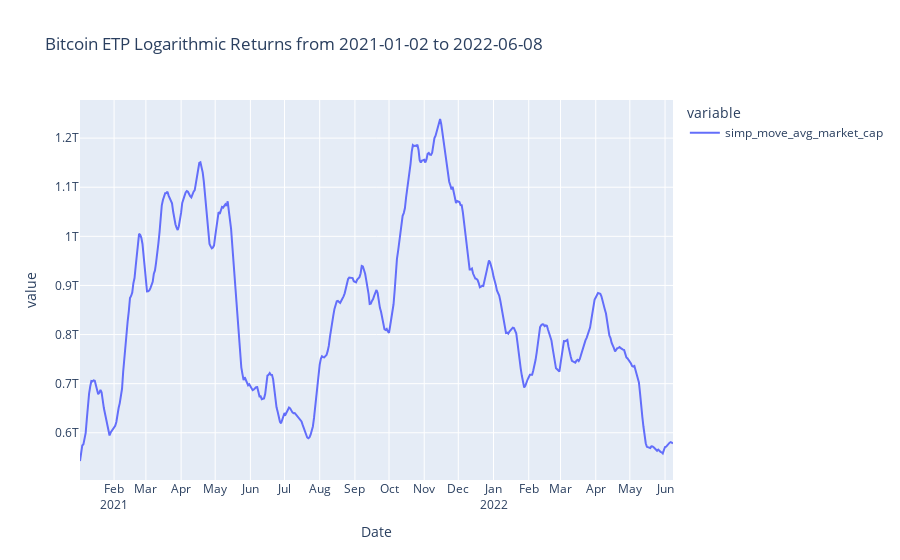

Notebook code for this chart:
### Markdown cell above
### Bitcoin plot

### Code cell
mask = (_results_df.Date >= _min_date) & (_results_df.Date <= _max_date) & (_results_df.ID == 'bitcoin')
bench_mark_df = _results_df.loc[mask]
bench_mark_df.sort_values(by=['Date'],inplace=True)

# bench_mark_df.reset_index(inplace=True)

_title = "Bitcoin ETP Logarithmic Returns from "+str(_min_date)+" to "+str(_max_date)
fig = px.line(bench_mark_df, x="Date", y=['simp_move_avg_market_cap'],
#               color='red',
              hover_data={"Date": "|%B %d, %Y"},
              title=_title,)

fig.update_xaxes(
    dtick="M1",
    tickformat="%b\n%Y")
fig.show()

### Figure 1 — Plotly figure (JSON) as saved in the notebook; plotly's stock layout.template omitted (floating-point values rounded to 4 significant figures; data arrays with more than 128 entries replaced by an {"elided": "..."} marker saying what was removed)
{"data": [{"hovertemplate": "variable=simp_move_avg_market_cap<br>Date=%{x|%B %d, %Y}<br>value=%{y}<extra></extra>", "legendgroup": "simp_move_avg_market_cap", "line": {"color": "#636efa", "dash": "solid"}, "marker": {"symbol": "circle"}, "mode": "lines", "name": "simp_move_avg_market_cap", "orientation": "v", "showlegend": true, "type": "scatter", "x": {"elided": "523 str values"}, "xaxis": "x", "y": {"elided": "523 float values"}, "yaxis": "y"}], "layout": {"legend": {"title": {"text": "variable"}, "tracegroupgap": 0}, "title": {"text": "Bitcoin ETP Logarithmic Returns from 2021-01-02 to 2022-06-08"}, "xaxis": {"anchor": "y", "domain": [0, 1], "dtick": "M1", "tickformat": "%b\n%Y", "title": {"text": "Date"}}, "yaxis": {"anchor": "x", "domain": [0, 1], "title": {"text": "value"}}}}
